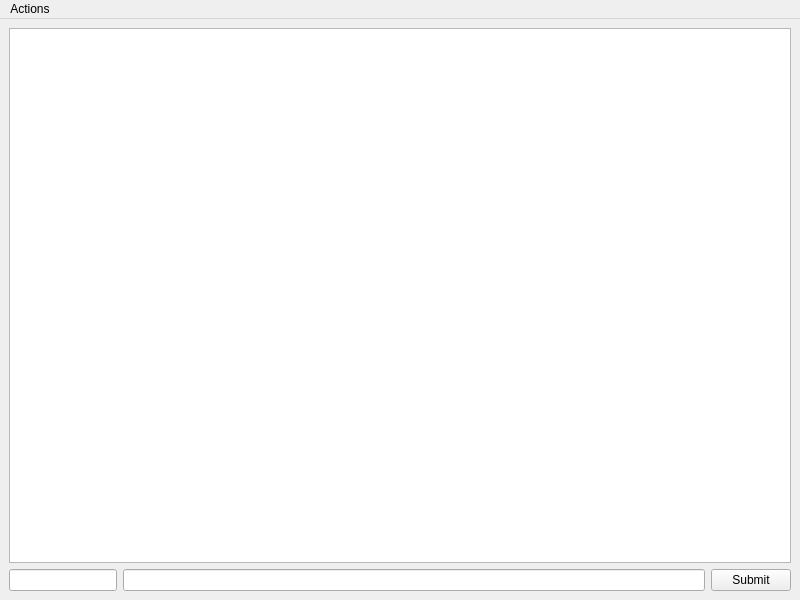
<?xml version="1.0" encoding="UTF-8"?>
<ui version="4.0">
 <class>MainWindow</class>
 <widget class="QMainWindow" name="MainWindow">
  <property name="geometry">
   <rect>
    <x>0</x>
    <y>0</y>
    <width>800</width>
    <height>600</height>
   </rect>
  </property>
  <property name="sizePolicy">
   <sizepolicy hsizetype="Preferred" vsizetype="Preferred">
    <horstretch>1</horstretch>
    <verstretch>1</verstretch>
   </sizepolicy>
  </property>
  <property name="minimumSize">
   <size>
    <width>800</width>
    <height>600</height>
   </size>
  </property>
  <property name="windowTitle">
   <string>simple-imap-client</string>
  </property>
  <property name="locale">
   <locale language="Korean" country="SouthKorea"/>
  </property>
  <widget class="QWidget" name="centralwidget">
   <property name="sizePolicy">
    <sizepolicy hsizetype="Preferred" vsizetype="Preferred">
     <horstretch>20</horstretch>
     <verstretch>20</verstretch>
    </sizepolicy>
   </property>
   <property name="minimumSize">
    <size>
     <width>800</width>
     <height>559</height>
    </size>
   </property>
   <layout class="QGridLayout" name="gridLayout">
    <item row="0" column="0">
     <layout class="QVBoxLayout" name="verticalLayout" stretch="0,0">
      <property name="sizeConstraint">
       <enum>QLayout::SetMinAndMaxSize</enum>
      </property>
      <item>
       <widget class="QTextEdit" name="textEdit">
        <property name="locale">
         <locale language="Korean" country="SouthKorea"/>
        </property>
        <property name="readOnly">
         <bool>true</bool>
        </property>
       </widget>
      </item>
      <item>
       <layout class="QHBoxLayout" name="horizontalLayout" stretch="0,1,0">
        <property name="sizeConstraint">
         <enum>QLayout::SetMinAndMaxSize</enum>
        </property>
        <item>
         <widget class="QLineEdit" name="tagEdit">
          <property name="readOnly">
           <bool>true</bool>
          </property>
         </widget>
        </item>
        <item>
         <widget class="QLineEdit" name="commandEdit"/>
        </item>
        <item>
         <widget class="QPushButton" name="submitButton">
          <property name="text">
           <string>Submit</string>
          </property>
         </widget>
        </item>
       </layout>
      </item>
     </layout>
    </item>
   </layout>
  </widget>
  <widget class="QMenuBar" name="menuBar">
   <property name="geometry">
    <rect>
     <x>0</x>
     <y>0</y>
     <width>800</width>
     <height>19</height>
    </rect>
   </property>
   <widget class="QMenu" name="menuConnect">
    <property name="title">
     <string>Actions</string>
    </property>
    <addaction name="action_connect"/>
    <addaction name="action_disconnect"/>
    <addaction name="separator"/>
    <addaction name="action_advance_tag_counter"/>
    <addaction name="action_reset_tag"/>
    <addaction name="separator"/>
    <addaction name="action_exit"/>
    <addaction name="separator"/>
   </widget>
   <addaction name="menuConnect"/>
  </widget>
  <action name="action_connect">
   <property name="text">
    <string>Connect...</string>
   </property>
  </action>
  <action name="action_disconnect">
   <property name="text">
    <string>Disconnect</string>
   </property>
  </action>
  <action name="action_exit">
   <property name="text">
    <string>Exit</string>
   </property>
  </action>
  <action name="action_reset_tag">
   <property name="text">
    <string>Reset Tag</string>
   </property>
  </action>
  <action name="action_advance_tag_counter">
   <property name="text">
    <string>Advance Tag Counter</string>
   </property>
  </action>
 </widget>
 <resources/>
 <connections/>
</ui>
